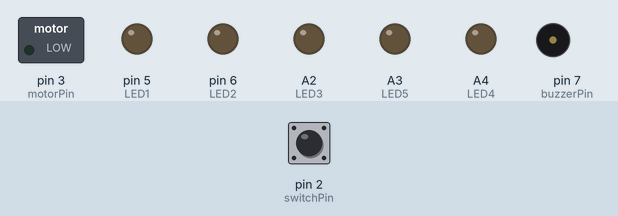
Recording of a sketch running on a simulated Arduino Uno, built with avr-gcc and run on an emulated ATmega328P. On the bench: switched loads named in the sketch (green lamp = pin HIGH), output pins drawn as LEDs (lit = HIGH), buzzer (waves = sounding). Dashed ring = blinking. The inputs (shaded band) are chosen by the test bench; at power-on: pin 2 (switchPin) HIGH.

Above: at 1.2 s.
1.3 s: pin 2 (switchPin) pulled LOW for 1 s
At 1.89 s:
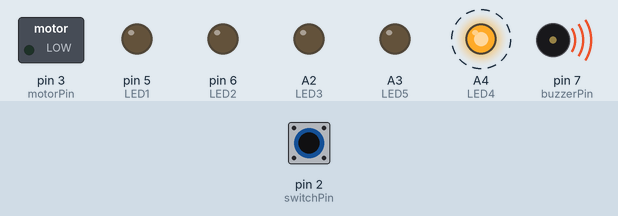
4.3 s: pin 2 (switchPin) pulled LOW for 3.2 s
At 4.72 s:
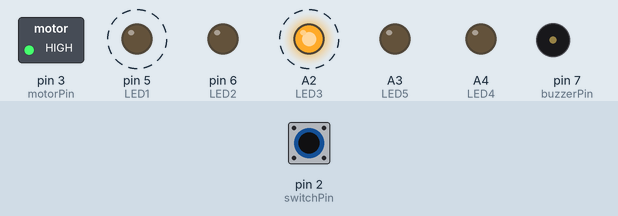
9.0 s: pin 2 (switchPin) driven LOW
At 10.1 s:
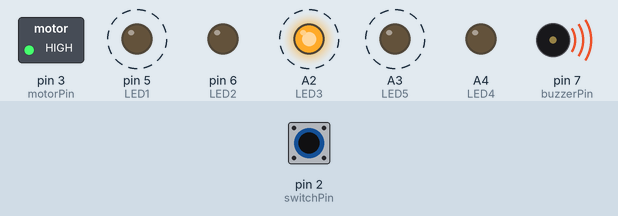
12.0 s: pin 2 (switchPin) driven HIGH
At 12.5 s:
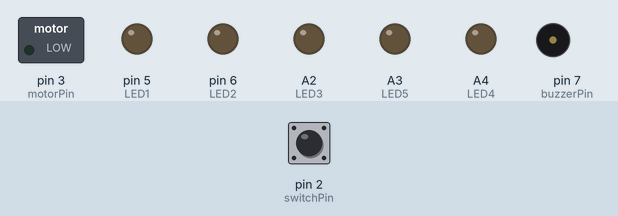
Timing chart, 0 to 14.5 s (numbered marks = the images above; inputs shaded):
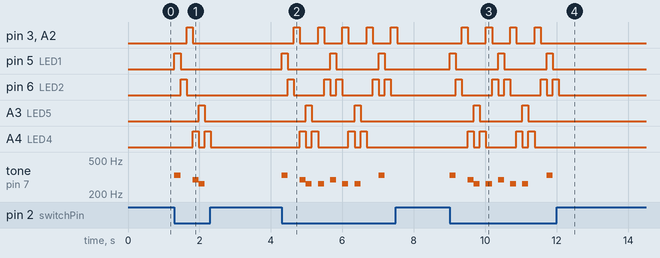

The sketch:

melt.ino
```cpp
//setting Pin
const int switchPin =2;
const int buzzerPin =7;
const int motorPin =3;
const int LED1=5;
const int LED2=6;
const int LED3=A2;
const int LED4=A4;
const int LED5=A3;
const int LEDR=9;
const int LEDB=10;
const int LEDG=11;


int songlength = 64; // number of notes in the buzzer song
int score[] = {3,0,0,2,1,0,1,0,2,0,1,0,1,0,0,0,
               3,0,0,2,1,0,1,0,2,0,5,0,3,0,0,0,
               3,0,0,2,1,0,1,0,2,0,1,0,1,0,1,2,
               9,0,0,0,0,0,0,0,4,0,0,0,0,0,0,0};
// tone duration
int motorscore[]={0,0,1,0,0,0,1,0,0,0,1,0,0,0,1,0,
                  0,0,1,0,0,0,1,0,0,0,1,0,0,0,1,0,
                  0,0,1,0,0,0,1,0,0,0,1,0,0,0,1,0,
                  0,0,1,0,0,0,1,0,1,1,1,1,1,1,1,1};
int ledscore[] = {1,2,3,4,5,4,3,2,1,2,3,4,5,4,3,2,
                  1,2,3,4,5,4,3,2,1,6,7,6,7,6,7,6,
                  1,2,3,4,5,4,3,2,1,2,3,4,5,4,3,2,
                  6,7,6,7,6,7,6,7,6,7,6,7,6,7,6,7};

int switchValue;
int i = 0;
int duration=170;


void setup(){
 Serial.begin(9600);
 pinMode(switchPin, INPUT);
 digitalWrite(switchPin, HIGH);
 pinMode(buzzerPin, OUTPUT);
 pinMode(motorPin, HIGH);
 pinMode(LED1, OUTPUT);
 pinMode(LED2, OUTPUT);
 pinMode(LED3, OUTPUT);
 pinMode(LED4, OUTPUT);
 pinMode(LED5, OUTPUT);
 //pinMode(LEDR, OUTPUT);
 //pinMode(LEDG, OUTPUT);
 //pinMode(LEDB, OUTPUT);


 }


void loop(){

   switchValue = digitalRead(switchPin);
   if (switchValue == LOW) {

     //reset
     if(i==songlength)
     {
     digitalWrite(motorPin, LOW);
     led(0);
     i=0;
     delay (3000);
     }

   //motor
    if (motorscore[i]==1){
    digitalWrite(motorPin, HIGH);
    }else if(motorscore[i]==0)
    digitalWrite(motorPin, LOW);

   //tone

    if(score[i]!=0){

      if(score[i]==4 || score[i]==9){
    tone(buzzerPin,frequency(score[i]),duration*7);
    }
    tone(buzzerPin,frequency(score[i]),duration);
    }

    //LED
    led(ledscore[i]);

    //
    delay(duration);

    i++;
   }//end switch if

   else{
     //reset
     i=0;
     digitalWrite(motorPin, LOW);
     led(0);
   }

}


int frequency(int note)
{
  // This function takes a note character (a-g), and returns the
  // corresponding frequency in Hz for the tone() function.

  int j;
  const int numNotes = 9;  // number of notes we're storing

  // The following arrays hold the note characters and their
  // corresponding frequencies. The last "C" note is uppercase
  // to separate it from the first lowercase "c". If you want to
  // add more notes, you'll need to use unique characters.

  // For the "char" (character) type, we put single characters
  // in single quotes.

  int names[] = { 1,2,3,4,5,6,7,8,9 };
  int frequencies[] = {262, 294, 330, 349, 392, 440, 494, 523, 311};
  /*
  note  frequency
  c     262 Hz
  d     294 Hz
  e     330 Hz
  f     349 Hz
  g     392 Hz
  a     440 Hz
  b     494 Hz
  C     523 Hz
  d#    311 Hz
 */

  // Now we'll search through the letters in the array, and if
  // we find it, we'll return the frequency for that note.

  for (j = 0; j < numNotes; j++)  // Step through the notes
  {
    if (names[j] == note)         // Is this the one?
    {
      return(frequencies[j]);     // Yes! Return the frequency
    }
  }

  return(0);  // We looked through everything and didn't find it,
              // but we still need to return a value, so return 0.
}


void led(int pattern){
switch(pattern){
  case 1:
  digitalWrite(LED1,HIGH);
  digitalWrite(LED2,LOW);
  digitalWrite(LED3,LOW);
  digitalWrite(LED4,LOW);
  digitalWrite(LED5,LOW);
  break;
  case 2:
  digitalWrite(LED1,LOW);
  digitalWrite(LED2,HIGH);
  digitalWrite(LED3,LOW);
  digitalWrite(LED4,LOW);
  digitalWrite(LED5,LOW);
  break;
  case 3:
  digitalWrite(LED1,LOW);
  digitalWrite(LED2,LOW);
  digitalWrite(LED3,HIGH);
  digitalWrite(LED4,LOW);
  digitalWrite(LED5,LOW);
  break;
  case 4:
  digitalWrite(LED1,LOW);
  digitalWrite(LED2,LOW);
  digitalWrite(LED3,LOW);
  digitalWrite(LED4,HIGH);
  digitalWrite(LED5,LOW);
  break;
  case 5:
  digitalWrite(LED1,LOW);
  digitalWrite(LED2,LOW);
  digitalWrite(LED3,LOW);
  digitalWrite(LED4,LOW);
  digitalWrite(LED5,HIGH);
  break;
  case 6:
  digitalWrite(LED1,HIGH);
  digitalWrite(LED2,LOW);
  digitalWrite(LED3,HIGH);
  digitalWrite(LED4,LOW);
  digitalWrite(LED5,HIGH);
  break;
  case 7:
  digitalWrite(LED1,LOW);
  digitalWrite(LED2,HIGH);
  digitalWrite(LED3,LOW);
  digitalWrite(LED4,HIGH);
  digitalWrite(LED5,LOW);
  break;
  case 8:
  digitalWrite(LED1,LOW);
  digitalWrite(LED2,LOW);
  digitalWrite(LED3,LOW);
  digitalWrite(LED4,LOW);
  digitalWrite(LED5,LOW);
  break;
  default:
  digitalWrite(LED1,LOW);
  digitalWrite(LED2,LOW);
  digitalWrite(LED3,LOW);
  digitalWrite(LED4,LOW);
  digitalWrite(LED5,LOW);
}
}


void color (unsigned char red, unsigned char green, unsigned char blue)     // the color generating function
{
          analogWrite(LEDR, 255-red);
          analogWrite(LEDB, 255-blue);
          analogWrite(LEDG, 255-green);
}
```

Measured:
- after the input at 1.3 s, pin 3 (motorPin): LOW → HIGH after 0.34 s, → LOW 0.17 s later; pin 5 (LED1): LOW → HIGH at once, → LOW 0.17 s later
- after the input at 4.3 s, pin 3 (motorPin): alternates HIGH for 0.17 s and LOW for 0.51 s, 10 changes in all, then stays LOW, starting after 0.34 s; pin 5 (LED1): alternates HIGH for 0.17 s and LOW for 1.2 s, starting at once
- after the input at 9.0 s, pin 3 (motorPin): alternates HIGH for 0.17 s and LOW for 0.51 s, starting after 0.34 s; pin 5 (LED1): alternates HIGH for 0.17 s and LOW for 1.2 s, starting at once
- after the input at 12.0 s, pin 3 (motorPin), pin 5 (LED1), A2 (LED3), A3 (LED5), A4 (LED4): stops changing and stays LOW; pin 6 (LED2): goes on until 12.1 s, then stays LOW; tone on pin 7 (buzzerPin): stops changing and stays silent
